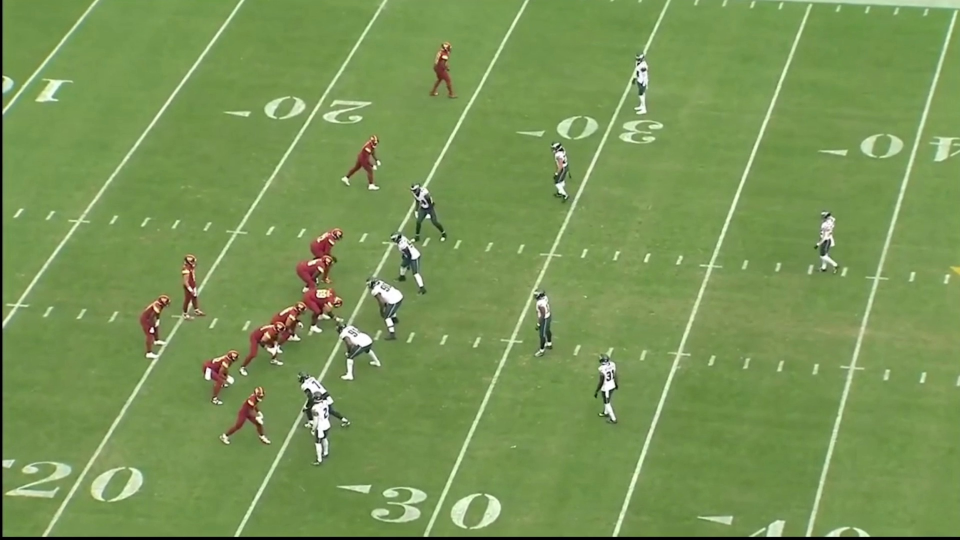
#> input picture images/play_2_map_first_frame.jpg, 1920 x 1080 px (shown at 1/2 size)
$ python perspective.py
#> lines starting #> are read from the running program, lines starting #| are printed output that depends on the picture
import cv2
import numpy as np
import math

image = cv2.imread("../images/play_2_map_first_frame.jpg", cv2.IMREAD_UNCHANGED)
#> image is the input picture: shape (1080, 1920, 3); mean B, G, R 85.1, 148.7, 120.8
width = image.shape[1]
height = image.shape[0]
width = int(width / 2)
height = int(height / 2)
image = cv2.resize(image, (width, height), interpolation=cv2.INTER_AREA)
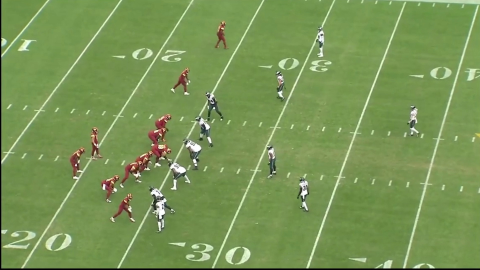
#> image: shape (540, 960, 3) (shown at 1/2 size); mean B, G, R 85.2, 148.8, 120.9
hsv = cv2.cvtColor(image, cv2.COLOR_BGR2HSV)
#> hsv: shape (540, 960, 3); mean H, S, V 43.7, 112.2, 149.5
gray_image = cv2.cvtColor(image, cv2.COLOR_BGRA2GRAY)
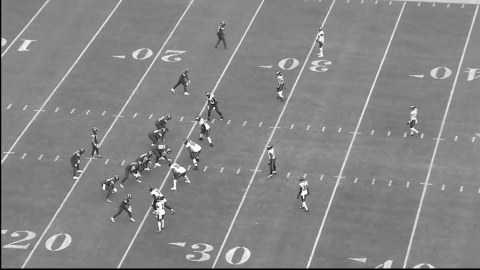
#> gray_image: shape (540, 960) (shown at 1/2 size); min 0, max 255, mean 133.2
blurred = cv2.GaussianBlur(gray_image, (5, 5), 0)
edges = cv2.Canny(blurred, 50, 150)
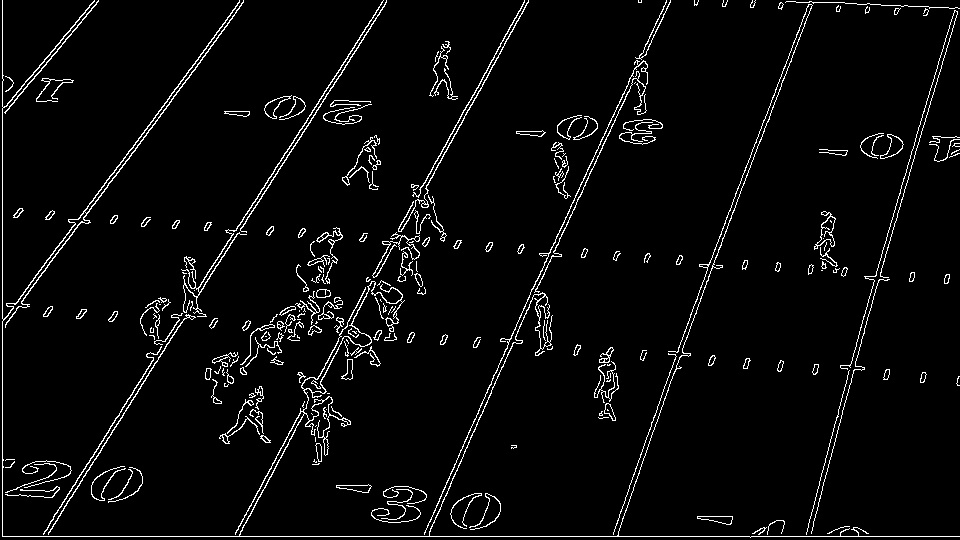
#> edges: shape (540, 960); 4% white in thin lines or dots
lines = cv2.HoughLinesP(
    edges, rho=1, theta=np.pi / 180, threshold=50, minLineLength=100, maxLineGap=10
)
#> lines = 42 rows, first 6: [2, 536, 959, 536], [239, 535, 304, 413], [425, 188, 528, 1], [2, 535, 2, 0], [429, 532, 578, 197], [48, 534, 234, 237]


def can_merge(seg1, seg2, angle_thresh_rad, gap_thresh):
    """
    Determine if seg1 and seg2 can be merged.
    seg1 and seg2 are each tuples: (x1, y1, x2, y2).
    They are mergeable if:
      - Their orientations (angles) differ by less than angle_thresh_rad.
      - Their endpoints, when projected onto the common direction,
        yield intervals that overlap (or nearly) and
      - The perpendicular distance from seg2's endpoints to seg1's line is below gap_thresh.
    """
    # Convert endpoints to numpy arrays
    p1 = np.array([seg1[0], seg1[1]], dtype=np.float32)
    p2 = np.array([seg1[2], seg1[3]], dtype=np.float32)
    p3 = np.array([seg2[0], seg2[1]], dtype=np.float32)
    p4 = np.array([seg2[2], seg2[3]], dtype=np.float32)

    v1 = p2 - p1
    v2 = p4 - p3
    norm1 = np.linalg.norm(v1)
    norm2 = np.linalg.norm(v2)
    if norm1 == 0 or norm2 == 0:
        return False

    # Compute the angles of the segments.
    angle1 = np.arctan2(v1[1], v1[0])
    angle2 = np.arctan2(v2[1], v2[0])

    # Normalize the angular difference to [0, pi/2]
    diff_angle = np.abs(angle1 - angle2)
    diff_angle = min(diff_angle, np.pi - diff_angle)
    if diff_angle > angle_thresh_rad:
        return False

    # Use seg1's direction as the reference.
    d = v1 / norm1

    # Project the endpoints of both segments onto d.
    proj1 = np.dot(p1, d)
    proj2 = np.dot(p2, d)
    interval1 = [min(proj1, proj2), max(proj1, proj2)]

    proj3 = np.dot(p3, d)
    proj4 = np.dot(p4, d)
    interval2 = [min(proj3, proj4), max(proj3, proj4)]

    # Check if the projection intervals overlap (or nearly so).
    if (
        interval1[1] < interval2[0] - gap_thresh
        or interval2[1] < interval1[0] - gap_thresh
    ):
        return False

    # Compute the perpendicular distances of seg2's endpoints to seg1's line.
    def perp_distance(pt, line_pt, d):
        vec = pt - line_pt
        proj_length = np.dot(vec, d)
        proj_vec = proj_length * d
        diff = vec - proj_vec
        return np.linalg.norm(diff)

    dist_p3 = perp_distance(p3, p1, d)
    dist_p4 = perp_distance(p4, p1, d)

    if dist_p3 > gap_thresh or dist_p4 > gap_thresh:
        return False

    return True


def merge_two_segments(seg1, seg2, d):
    """
    Merge two line segments seg1 and seg2 that are mergeable.
    The merged segment will span the extremes of both segments when projected along d.
    """
    p1 = np.array([seg1[0], seg1[1]], dtype=np.float32)
    p2 = np.array([seg1[2], seg1[3]], dtype=np.float32)
    p3 = np.array([seg2[0], seg2[1]], dtype=np.float32)
    p4 = np.array([seg2[2], seg2[3]], dtype=np.float32)

    pts = np.array([p1, p2, p3, p4])
    # Project points onto d.
    projections = pts.dot(d)
    min_idx = np.argmin(projections)
    max_idx = np.argmax(projections)
    new_seg = (pts[min_idx][0], pts[min_idx][1], pts[max_idx][0], pts[max_idx][1])
    return new_seg


def merge_segments(segments, angle_threshold=10, gap_threshold=20):
    """
    Merge line segments that are nearly collinear and close together.

    Parameters:
      segments: NumPy array with shape (N, 1, 4) or (N, 4), where each segment is (x1, y1, x2, y2)
      angle_threshold: maximum difference in orientation (in degrees) allowed for merging.
      gap_threshold: maximum allowed gap (in pixels) between segments for merging.

    Returns:
      A list of merged segments in the form [(x1, y1, x2, y2), ...]
    """
#> called with segments = array of shape (42, 1, 4), angle_threshold = 10, gap_threshold = 20
    # If segments are in NumPy array form, convert to a list of tuples.
    if isinstance(segments, np.ndarray):
        if len(segments.shape) == 3 and segments.shape[1] == 1:
            segments = segments.reshape(-1, 4)
#> segments has the same summary as lines outside merge_segments
        segments = [tuple(s.tolist()) for s in segments]
#> segments = 42 items, first 6: (2, 536, 959, 536), (239, 535, 304, 413), (425, 188, 528, 1), (2, 535, 2, 0), (429, 532, 578, 197), (48, 534, 234, 237)

    angle_thresh_rad = np.deg2rad(angle_threshold)
    merged_segments = segments[:]  # Make a copy
#> merged_segments has the same summary as segments
    changed = True

    # Iteratively merge segments until no more merges occur.
    while changed:
        changed = False
        new_segments = []
        used = [False] * len(merged_segments)

        for i in range(len(merged_segments)):
            if used[i]:
                continue
            seg_i = merged_segments[i]
            # Compute seg_i's direction.
            p1 = np.array([seg_i[0], seg_i[1]], dtype=np.float32)
            p2 = np.array([seg_i[2], seg_i[3]], dtype=np.float32)
            v = p2 - p1
            norm_v = np.linalg.norm(v)
            if norm_v == 0:
                continue
            d = v / norm_v

            merged_seg = seg_i

            for j in range(i + 1, len(merged_segments)):
                if used[j]:
                    continue
                seg_j = merged_segments[j]
                if can_merge(merged_seg, seg_j, angle_thresh_rad, gap_threshold):
                    merged_seg = merge_two_segments(merged_seg, seg_j, d)
                    used[j] = True
                    changed = True

            new_segments.append(merged_seg)
            used[i] = True
        merged_segments = np.copy(new_segments)
    return merged_segments


lines = merge_segments(lines)
#> lines = [[2, 536, 959, 536], [235, 534, 528, 1], [2, 535, 2, 0], [424, 533, 666, 0], [43, 534, 383, 0], [3, 319, 237, 5], [613, 534, 813, 2], [806, 533, 956, 7], [4, 112, 98, 0]]
true_lines = []
for i in range(len(lines)):
    true_lines.append([])
    for j in range(len(lines[i])):
        true_lines[i].append(int(lines[i][j]))
#> this loop made 9 passes
#> after the loop, true_lines has the same summary as lines
lines = true_lines

# Create a copy of the original image to draw the detected lines
line_image = image.copy()

angles = []
if lines is not None:
    for line in lines:
        x1, y1, x2, y2 = line
        # Optionally, you can filter lines by their angle:
        angle = np.degrees(np.arctan2((y2 - y1), (x2 - x1)))
        angles.append(angle)
#> this loop made 9 passes
#> (x1, y1, x2, y2, angle) on passes 1 to 8: (2, 536, 959, 536, 0), (235, 534, 528, 1, -61.2), (2, 535, 2, 0, -90), (424, 533, 666, 0, -65.58), (43, 534, 383, 0, -57.51), (3, 319, 237, 5, -53.31), (613, 534, 813, 2, -69.4), (806, 533, 956, 7, -74.08)
#> after the loop, angles = [0, -61.2, -90, -65.58, -57.51, -53.31, -69.4, -74.08, -49.99]
        # For instance, you can ignore extremely steep or shallow lines if needed:
        # if not (abs(angle) < 10 or abs(angle) > 80):
        #     continue
        # cv2.line(line_image, (x1, y1), (x2, y2), (0, 0, 255), 2) # Compute the direction vector of the line

med_angle = np.median(angles)
#> med_angle = -61.2
avg_angle = 0
angle_count = 0
true_lines = []
for i in range(len(angles)):
    if not abs(angles[i] - med_angle) > med_angle * 0.2:
        true_lines.append(lines[i])
        avg_angle += i
        angle_count += 1
#> after the loop, angle_count = 0; avg_angle = 0; true_lines = []
avg_angle /= angle
avg_angle = -(90 - avg_angle)
#> avg_angle = -90

for line in true_lines:
    x1, y1, x2, y2 = line
    # For instance, you can ignore extremely steep or shallow lines if needed:
    # if not (abs(angle) < 10 or abs(angle) > 80):
    #     continue
    cv2.line(
        line_image, (x1, y1), (x2, y2), (0, 0, 255), 2
    )  # Compute the direction vector of the line
#> this loop made 0 passes


# Get image dimensions (height and width)
(h, w) = image.shape[:2]

# Calculate the center of the image
center = (w // 2, h // 2)

# Generate the rotation matrix. The scale factor is set to 1.0 (no scaling)
M = cv2.getRotationMatrix2D(center, avg_angle, 1.0)
#> M = [[6.12e-17, -1, 750], [1, 6.12e-17, -210]]
# Perform the rotation using warpAffine. The output image size is set as (w, h)
rotated = cv2.warpAffine(image, M, (w, h))
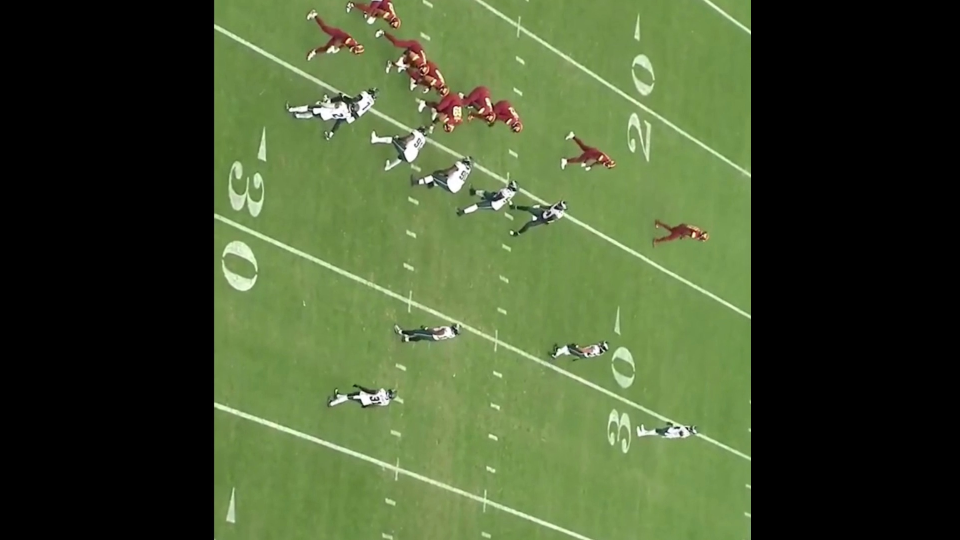
#> rotated: shape (540, 960, 3); mean B, G, R 48.2, 83.3, 68.2

# Display the original image, the edges, and the image with detected lines
cv2.imshow("Original Image", image)
cv2.imshow("Edges", edges)
cv2.imshow("Detected Lines", line_image)
cv2.imshow("Blurred", blurred)
cv2.imshow("Rotated", rotated)
cv2.waitKey(0)
cv2.destroyAllWindows()

$ run again, with images/play_1_map_first_frame.jpg copied over images/play_2_map_first_frame.jpg
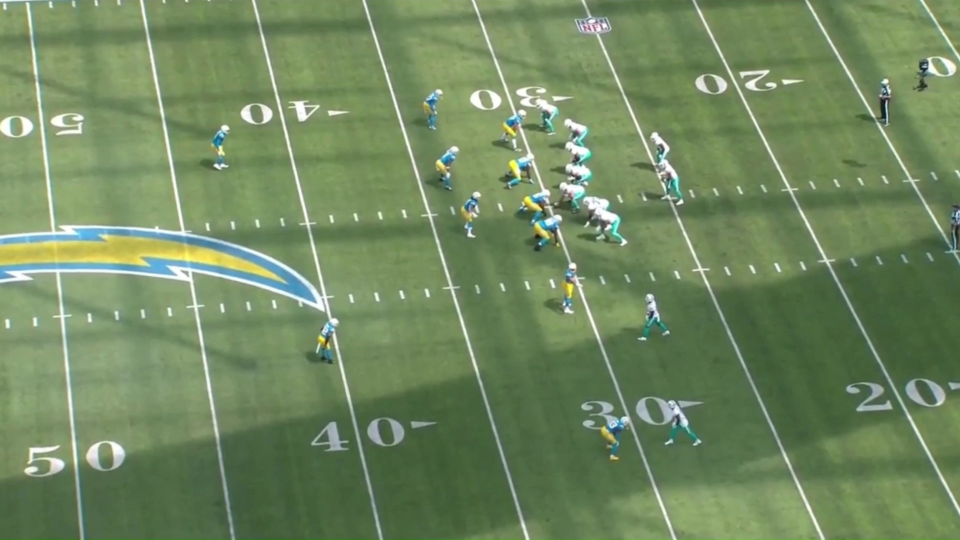
#> input picture images/play_1_map_first_frame.jpg, 1920 x 1080 px (shown at 1/2 size)
#> image is the input picture: shape (1080, 1920, 3); mean B, G, R 95.6, 136.1, 112.8
#> image: shape (540, 960, 3)
#> hsv: shape (540, 960, 3); mean H, S, V 48.9, 81.4, 136.6
#> `edges = cv2.Canny(blurred, 50, 150)`:
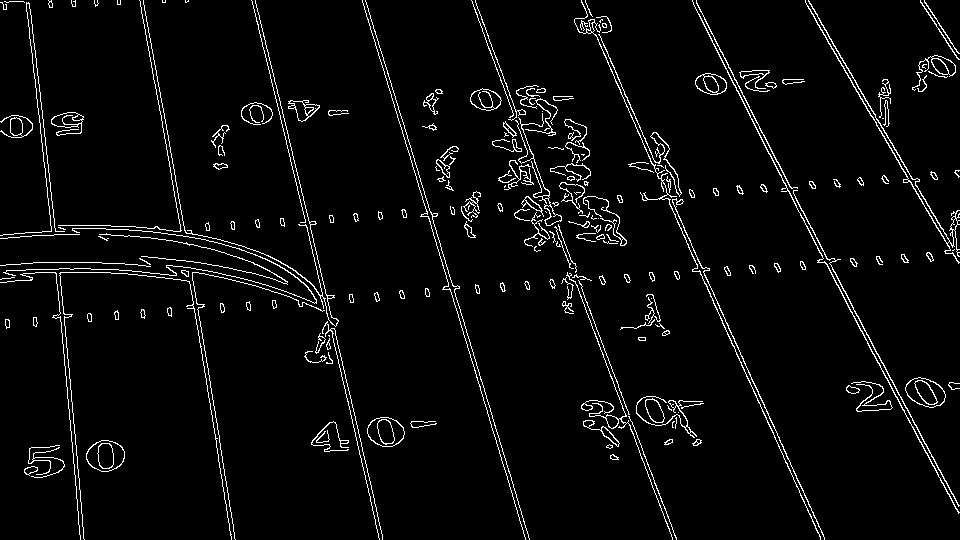
#> edges: shape (540, 960); 4% white in thin lines or dots
#> `lines = cv2.HoughLinesP( edges, rho=1, theta=np.pi / 180, threshold=50..`: lines = 49 rows, first 6: [365, 0, 529, 539], [362, 1, 523, 530], [586, 16, 787, 466], [833, 278, 958, 513], [771, 151, 861, 322], [296, 182, 379, 539]
#> in merge_segments, `segments = segments.reshape(-1, 4)`: segments has the same summary as lines outside merge_segments
#> in merge_segments, `segments = [tuple(s.tolist()) for s in segments]`: segments = 49 items, first 6: (365, 0, 529, 539), (362, 1, 523, 530), (586, 16, 787, 466), (833, 278, 958, 513), (771, 151, 861, 322), (296, 182, 379, 539)
#> merged_segments has the same summary as segments
#> `lines = merge_segments(lines)`: lines = [[365, 0, 529, 539], [581, 1, 824, 539], [692, 1, 958, 513], [252, 1, 379, 539], [475, 0, 672, 537], [30, 9, 51, 235], [805, 0, 956, 260], [143, 0, 235, 539], [59, 262, 84, 539]]
#> the loop `for i in range(len(lines)):` made 9 passes
#> after the loop `for i in range(len(lines)):`: true_lines has the same summary as lines
#> the loop `for line in lines:` made 9 passes
#> (x1, y1, x2, y2, angle) on passes 1 to 8: (365, 0, 529, 539, 73.08), (581, 1, 824, 539, 65.69), (692, 1, 958, 513, 62.55), (252, 1, 379, 539, 76.72), (475, 0, 672, 537, 69.85), (30, 9, 51, 235, 84.69), (805, 0, 956, 260, 59.85), (143, 0, 235, 539, 80.31)
#> after the loop `for line in lines:`: angles = [73.08, 65.69, 62.55, 76.72, 69.85, 84.69, 59.85, 80.31, 84.84]
#> med_angle = 73.08
#> the loop `for i in range(len(angles)):` made 9 passes
#> avg_angle on passes 1 to 8: 0, 1, 3, 6, 10, 15, 21, 28
#> after the loop `for i in range(len(angles)):`: angle_count = 9; avg_angle = 36
#> `avg_angle /= angle`: avg_angle = 0.424
#> `avg_angle = -(90 - avg_angle)`: avg_angle = -89.58
#> the loop `for line in true_lines:` made 9 passes
#> M = [[0.00741, -1, 746.4], [1, 0.00741, -212]]
#> `rotated = cv2.warpAffine(image, M, (w, h))`:
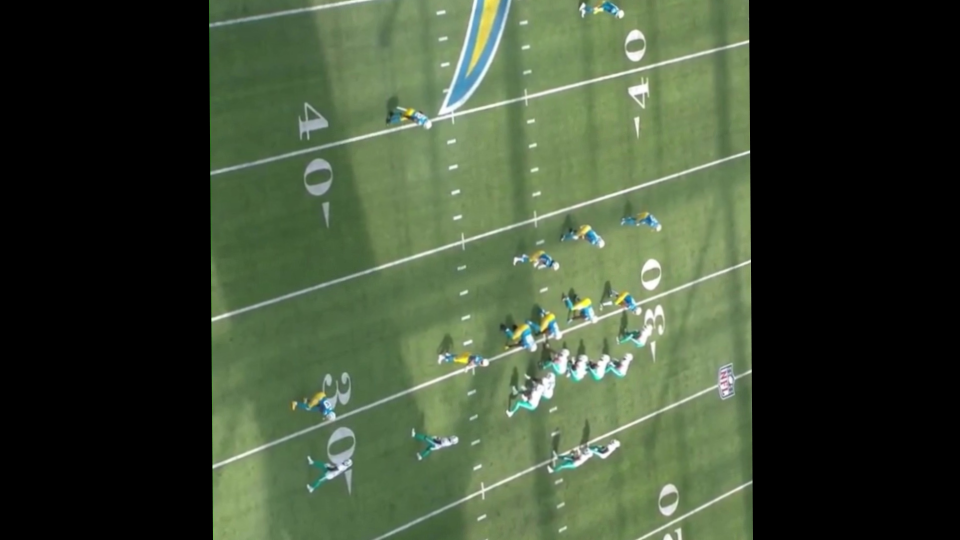
#> rotated: shape (540, 960, 3); mean B, G, R 52.9, 75.3, 62

$ run again, with images/play_3_map_first_frame.jpg copied over images/play_2_map_first_frame.jpg
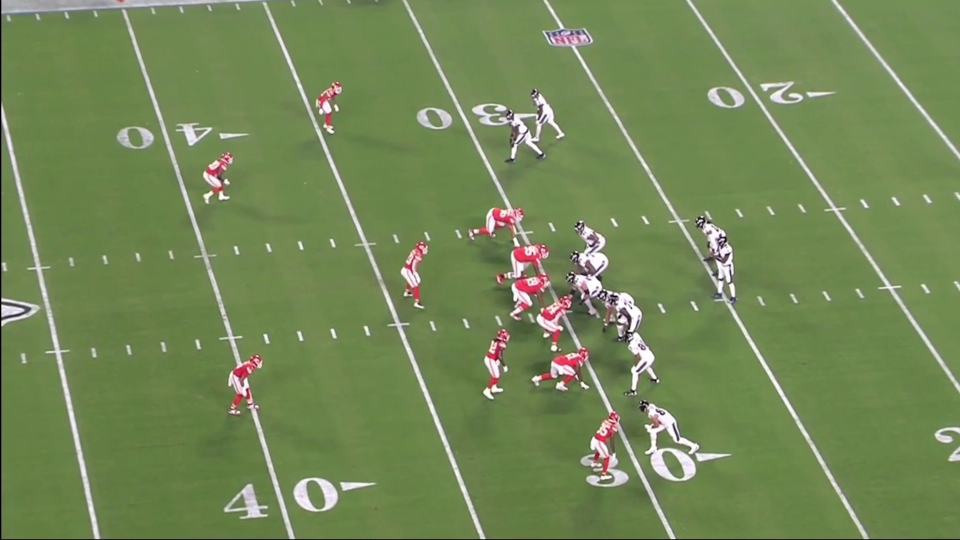
#> input picture images/play_3_map_first_frame.jpg, 1920 x 1080 px (shown at 1/2 size)
#> image is the input picture: shape (1080, 1920, 3); mean B, G, R 86.6, 135.7, 115.6
#> image: shape (540, 960, 3)
#> hsv: shape (540, 960, 3); mean H, S, V 45.9, 97.6, 137.2
#> `edges = cv2.Canny(blurred, 50, 150)`:
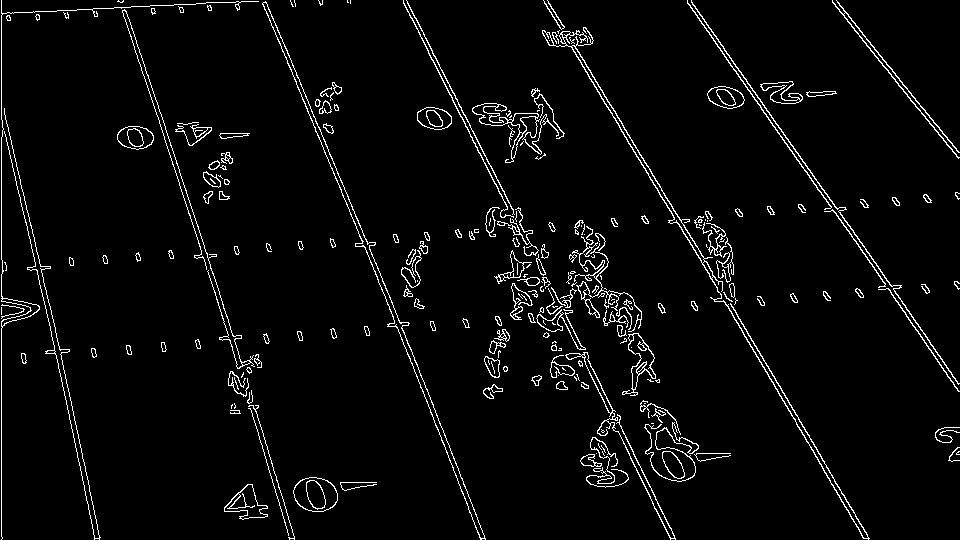
#> edges: shape (540, 960); 3.8% white in thin lines or dots
#> `lines = cv2.HoughLinesP( edges, rho=1, theta=np.pi / 180, threshold=50..`: lines = 43 rows, first 6: [1, 539, 1, 274], [712, 274, 832, 475], [687, 1, 933, 353], [538, 267, 670, 539], [608, 107, 742, 330], [543, 0, 685, 236]
#> in merge_segments, `segments = segments.reshape(-1, 4)`: segments has the same summary as lines outside merge_segments
#> in merge_segments, `segments = [tuple(s.tolist()) for s in segments]`: segments = 43 items, first 6: (1, 539, 1, 274), (712, 274, 832, 475), (687, 1, 933, 353), (538, 267, 670, 539), (608, 107, 742, 330), (543, 0, 685, 236)
#> merged_segments has the same summary as segments
#> `lines = merge_segments(lines)`: lines = [[1, 539, 1, 274], [543, 0, 869, 538], [687, 1, 959, 391], [403, 1, 670, 539], [123, 0, 294, 538], [1, 95, 95, 538], [265, 1, 485, 539], [832, 1, 958, 158], [1, 13, 248, 1], [577, 222, 621, 342]]
#> the loop `for i in range(len(lines)):` made 10 passes
#> after the loop `for i in range(len(lines)):`: true_lines has the same summary as lines
#> the loop `for line in lines:` made 10 passes
#> (x1, y1, x2, y2, angle) on passes 1 to 8: (1, 539, 1, 274, -90), (543, 0, 869, 538, 58.79), (687, 1, 959, 391, 55.11), (403, 1, 670, 539, 63.61), (123, 0, 294, 538, 72.37), (1, 95, 95, 538, 78.02), (265, 1, 485, 539, 67.76), (832, 1, 958, 158, 51.25)
#> after the loop `for line in lines:`: angles = [-90, 58.79, 55.11, 63.61, 72.37, 78.02, 67.76, 51.25, -2.78, 69.86]
#> med_angle = 61.2
#> the loop `for i in range(len(angles)):` made 10 passes
#> avg_angle on passes 2, 3, 4, 5, 7, 8, 10: 1, 3, 6, 10, 16, 23, 32
#> after the loop `for i in range(len(angles)):`: angle_count = 7; avg_angle = 32; true_lines = [[543, 0, 869, 538], [687, 1, 959, 391], [403, 1, 670, 539], [123, 0, 294, 538], [265, 1, 485, 539], [832, 1, 958, 158], [577, 222, 621, 342]]
#> `avg_angle /= angle`: avg_angle = 0.458
#> `avg_angle = -(90 - avg_angle)`: avg_angle = -89.54
#> the loop `for line in true_lines:` made 7 passes
#> M = [[0.00799, -1, 746.2], [1, 0.00799, -212.1]]
#> `rotated = cv2.warpAffine(image, M, (w, h))`:
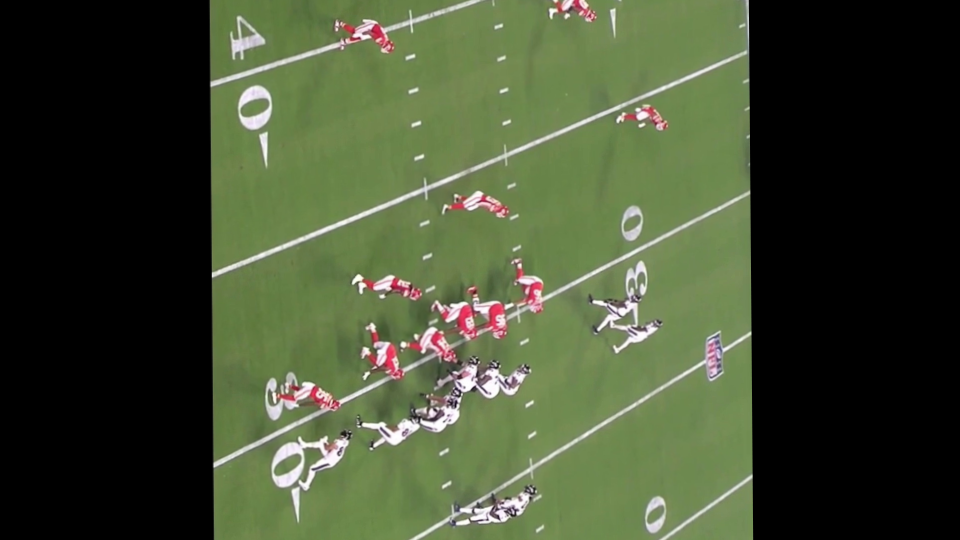
#> rotated: shape (540, 960, 3); mean B, G, R 50.2, 76.5, 66.4
